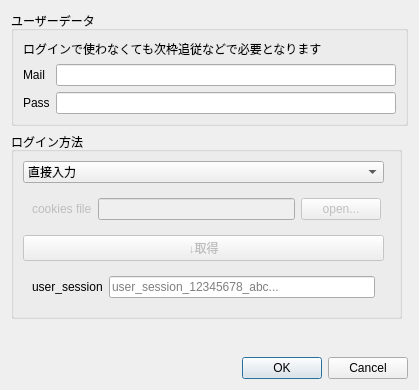
<?xml version="1.0" encoding="UTF-8"?>
<ui version="4.0">
 <class>SettingsWindow</class>
 <widget class="QDialog" name="SettingsWindow">
  <property name="geometry">
   <rect>
    <x>0</x>
    <y>0</y>
    <width>419</width>
    <height>390</height>
   </rect>
  </property>
  <property name="windowTitle">
   <string>設定</string>
  </property>
  <layout class="QGridLayout" name="gridLayout">
   <item row="0" column="0" colspan="2">
    <widget class="QGroupBox" name="userdata">
     <property name="title">
      <string>ユーザーデータ</string>
     </property>
     <layout class="QFormLayout" name="formLayout_3">
      <property name="fieldGrowthPolicy">
       <enum>QFormLayout::AllNonFixedFieldsGrow</enum>
      </property>
      <item row="1" column="0">
       <widget class="QLabel" name="label">
        <property name="text">
         <string>Mail</string>
        </property>
       </widget>
      </item>
      <item row="1" column="1">
       <widget class="QLineEdit" name="userdata_mail"/>
      </item>
      <item row="2" column="0">
       <widget class="QLabel" name="label_2">
        <property name="text">
         <string>Pass</string>
        </property>
       </widget>
      </item>
      <item row="2" column="1">
       <widget class="QLineEdit" name="userdata_pass"/>
      </item>
      <item row="0" column="0" colspan="2">
       <widget class="QLabel" name="label_3">
        <property name="text">
         <string>ログインで使わなくても次枠追従などで必要となります</string>
        </property>
       </widget>
      </item>
     </layout>
    </widget>
   </item>
   <item row="5" column="0" colspan="2">
    <widget class="QDialogButtonBox" name="buttonBox">
     <property name="orientation">
      <enum>Qt::Horizontal</enum>
     </property>
     <property name="standardButtons">
      <set>QDialogButtonBox::Cancel|QDialogButtonBox::Ok</set>
     </property>
    </widget>
   </item>
   <item row="2" column="0">
    <spacer name="verticalSpacer">
     <property name="orientation">
      <enum>Qt::Vertical</enum>
     </property>
     <property name="sizeHint" stdset="0">
      <size>
       <width>20</width>
       <height>40</height>
      </size>
     </property>
    </spacer>
   </item>
   <item row="1" column="0">
    <widget class="QGroupBox" name="loginWay">
     <property name="title">
      <string>ログイン方法</string>
     </property>
     <layout class="QGridLayout" name="gridLayout_2">
      <item row="0" column="0">
       <widget class="QComboBox" name="login_way_combo">
        <item>
         <property name="text">
          <string>直接入力</string>
         </property>
        </item>
        <item>
         <property name="text">
          <string>firefox</string>
         </property>
        </item>
        <item>
         <property name="text">
          <string>コメビュからログイン</string>
         </property>
        </item>
       </widget>
      </item>
      <item row="1" column="0" colspan="2">
       <widget class="QWidget" name="cookie_group" native="true">
        <property name="enabled">
         <bool>false</bool>
        </property>
        <layout class="QGridLayout" name="gridLayout_4">
         <item row="1" column="2">
          <widget class="QPushButton" name="cookiesetting_file_open_button">
           <property name="text">
            <string>open...</string>
           </property>
          </widget>
         </item>
         <item row="1" column="1">
          <widget class="QLineEdit" name="cookiesetting_filename"/>
         </item>
         <item row="1" column="0">
          <widget class="QLabel" name="cookiesetting_file_label">
           <property name="text">
            <string>cookies file</string>
           </property>
          </widget>
         </item>
        </layout>
       </widget>
      </item>
      <item row="3" column="0">
       <widget class="QWidget" name="usersession_groupe" native="true">
        <layout class="QHBoxLayout" name="horizontalLayout">
         <item>
          <widget class="QLabel" name="usersession_label">
           <property name="text">
            <string>user_session</string>
           </property>
          </widget>
         </item>
         <item>
          <widget class="QLineEdit" name="usersession">
           <property name="placeholderText">
            <string>user_session_12345678_abc...</string>
           </property>
          </widget>
         </item>
        </layout>
       </widget>
      </item>
      <item row="2" column="0">
       <widget class="QPushButton" name="get_session">
        <property name="enabled">
         <bool>false</bool>
        </property>
        <property name="text">
         <string>↓取得</string>
        </property>
       </widget>
      </item>
     </layout>
    </widget>
   </item>
  </layout>
 </widget>
 <resources/>
 <connections>
  <connection>
   <sender>buttonBox</sender>
   <signal>accepted()</signal>
   <receiver>SettingsWindow</receiver>
   <slot>accept()</slot>
   <hints>
    <hint type="sourcelabel">
     <x>248</x>
     <y>254</y>
    </hint>
    <hint type="destinationlabel">
     <x>157</x>
     <y>274</y>
    </hint>
   </hints>
  </connection>
  <connection>
   <sender>buttonBox</sender>
   <signal>rejected()</signal>
   <receiver>SettingsWindow</receiver>
   <slot>reject()</slot>
   <hints>
    <hint type="sourcelabel">
     <x>316</x>
     <y>260</y>
    </hint>
    <hint type="destinationlabel">
     <x>286</x>
     <y>274</y>
    </hint>
   </hints>
  </connection>
 </connections>
</ui>
